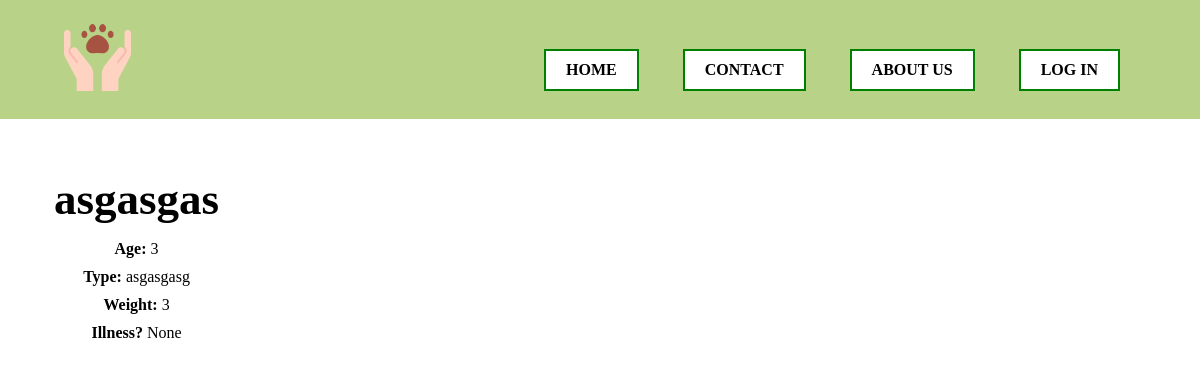
The page /pet_detail/6/ on the database as committed earlier.
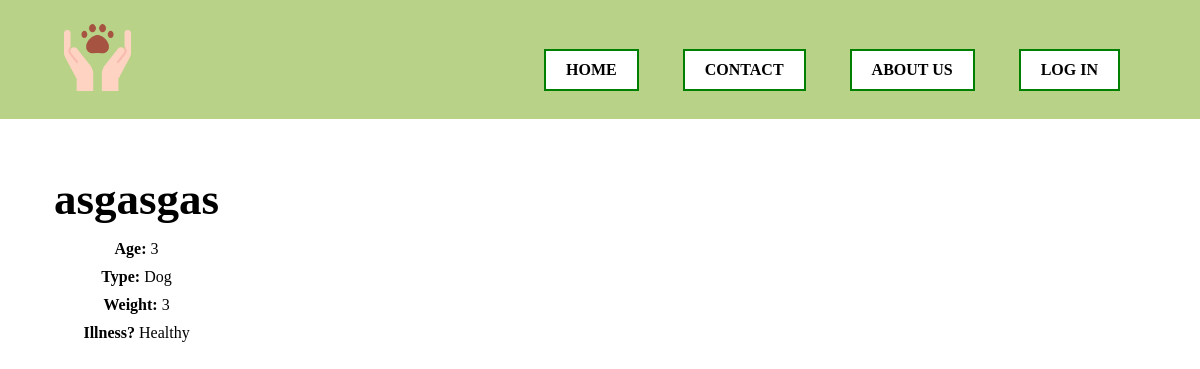
The same page on the database as committed later.
### shelter/models.py (models this page shows, shortened)
class Pet(models.Model):
    ILLNESS_CHOICES = [
        ('healthy', 'Healthy'),
        ('sick', 'Sick'),
        ('in_recovery', 'In recovery')
    ]
    ANIMAL_TYPE = [
        ('dog', 'Dog'),
        ('cat', 'Cat'),
        ('bird', 'Bird'),
        ('fish', 'Fish'),
        ('reptile', 'Reptile'),
        ('rodent', 'Rodent'),
        ('other', 'Other')
    ]
    name = models.CharField(max_length=100)
    animal_type = models.CharField(max_length=100, choices=ANIMAL_TYPE, default='Dog')
    age = models.IntegerField()
    weight = models.IntegerField()
    illness = models.CharField(max_length=100, choices=ILLNESS_CHOICES, default='Healthy')
    breed = models.CharField(max_length=100, default='Unknown')
    is_adopted = models.BooleanField(default=False)

### shelter/views.py (the view)
# urls.py: path('pet_detail/<int:pk>/', pet_detail, name='pet_detail'),
def pet_detail(request, pk):
    pet = get_object_or_404(Pet, pk=pk)
    return render(request, 'pet_detail.html', {'pet': pet})

### templates/pet_detail.html
{% extends 'base.html' %}
{% block content %}
<div class="adopted">
    <h1>{{ pet.name }}</h1>
    <p class="pet-data"><b>Age:</b> {{ pet.age }}</p>
    <p class="pet-data"><b>Type: </b>{{ pet.animal_type }}</p>
    <p class="pet-data"><b>Weight: </b>{{ pet.weight }}</p>
    <p class="pet-data"><b>Illness? </b>{{ pet.illness }}</p>
</div>
{% endblock %}

Rows that differ between the two databases and show on the page:
changed Pet "asgasgas": animal_type "asgasgasg" → "Dog"; illness "None" → "Healthy"
